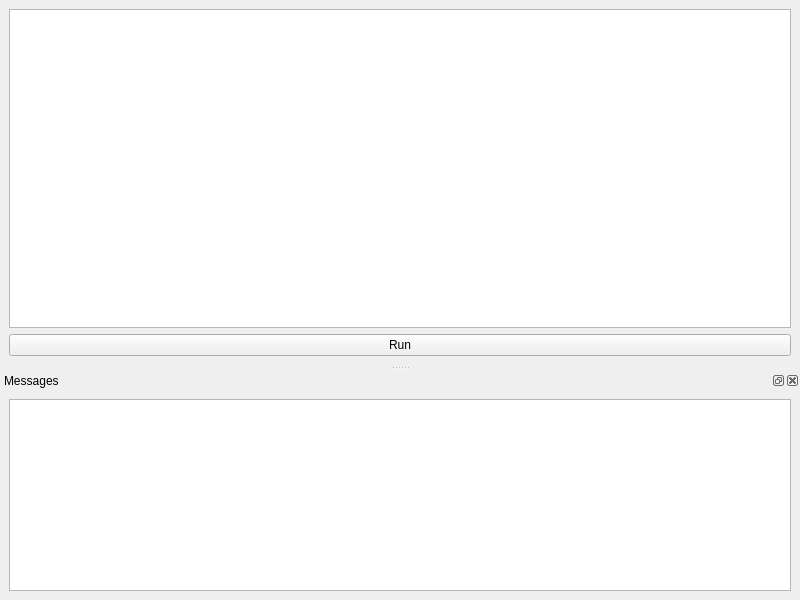
<?xml version="1.0" encoding="UTF-8"?>
<ui version="4.0">
 <class>RuntimeWindow</class>
 <widget class="QMainWindow" name="RuntimeWindow">
  <property name="geometry">
   <rect>
    <x>0</x>
    <y>0</y>
    <width>800</width>
    <height>600</height>
   </rect>
  </property>
  <property name="windowTitle">
   <string>Runtime</string>
  </property>
  <widget class="QWidget" name="centralwidget">
   <layout class="QVBoxLayout" name="verticalLayout">
    <item>
     <widget class="RuntimeView" name="graphicsView"/>
    </item>
    <item>
     <widget class="QPushButton" name="pushButton">
      <property name="text">
       <string>Run</string>
      </property>
     </widget>
    </item>
   </layout>
  </widget>
  <widget class="QDockWidget" name="dockWidget">
   <property name="windowTitle">
    <string>Messages</string>
   </property>
   <attribute name="dockWidgetArea">
    <number>8</number>
   </attribute>
   <widget class="QWidget" name="dockWidgetContents">
    <layout class="QVBoxLayout" name="verticalLayout_2">
     <item>
      <widget class="QTextEdit" name="textEdit">
       <property name="readOnly">
        <bool>true</bool>
       </property>
      </widget>
     </item>
    </layout>
   </widget>
  </widget>
 </widget>
 <customwidgets>
  <customwidget>
   <class>RuntimeView</class>
   <extends>QGraphicsView</extends>
   <header>RuntimeWindow.h</header>
  </customwidget>
 </customwidgets>
 <resources/>
 <connections/>
</ui>
